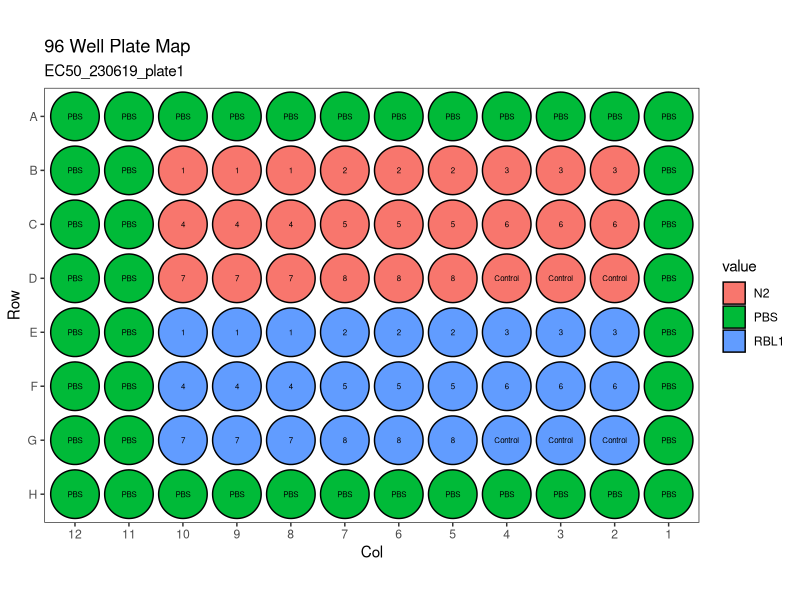

Source code (R):
## ---- chunk 1
library(tidyverse)
library(ggforce)
library(scales)

pbs <- "PBS"
C1 <- "N2"
C2 <- "RBL1"
EC50_ID <- "EC50_230619_plate1"

dil_ID = matrix(c(pbs,pbs,pbs,pbs,pbs,pbs,pbs,pbs,pbs,pbs,pbs,pbs,
                  pbs, "3","3","3","2","2","2","1","1","1",pbs,pbs,
                  pbs,"6","6","6","5","5","5","4","4","4",pbs,pbs,
                  pbs,"Control","Control","Control","8","8","8","7","7","7",pbs,pbs,
                  pbs,"3","3","3","2","2","2","1","1","1",pbs,pbs,
                  pbs,"6","6","6","5","5","5","4","4","4",pbs,pbs,
                  pbs,"Control","Control","Control","8","8","8","7","7","7",pbs,pbs,
                  pbs,pbs,pbs,pbs,pbs,pbs,pbs,pbs,pbs,pbs,pbs,pbs), ncol = 12, nrow = 8, byrow = TRUE)

drug_list = matrix(c(pbs,pbs,pbs,pbs,pbs,pbs,pbs,pbs,pbs,pbs,pbs,pbs,
                     pbs, C1,C1,C1,C1,C1,C1,C1,C1,C1,pbs,pbs,
                     pbs, C1,C1,C1,C1,C1,C1,C1,C1,C1,pbs,pbs,
                     pbs,C1,C1,C1,C1,C1,C1,C1,C1,C1,pbs,pbs,
                     pbs, C2,C2,C2,C2,C2,C2,C2,C2,C2,pbs,pbs,
                     pbs,C2,C2,C2,C2,C2,C2,C2,C2,C2,pbs,pbs,
                     pbs,C2,C2,C2,C2,C2,C2,C2,C2,C2,pbs,pbs,
                     pbs,pbs,pbs,pbs,pbs,pbs,pbs,pbs,pbs,pbs,pbs,pbs), ncol = 12, nrow = 8, byrow = TRUE)



df1 <- as.data.frame(drug_list)
df2 <- as.data.frame(dil_ID)
df1 <- df1 %>% 
  mutate(row = 1:8) %>% 
  pivot_longer(-row, names_to = "col", values_to = "value") %>%
  mutate(col = as.integer(str_remove(col, "V"))) %>%
  mutate(well = paste0(LETTERS[row], col))

df2 <- df2 %>% 
  mutate(row = 1:8) %>% 
  pivot_longer(-row, names_to = "col", values_to = "value") %>%
  mutate(col = as.integer(str_remove(col, "V"))) %>%
  mutate(well = paste0(LETTERS[row], col))

#Plot
p <- ggplot(data = df1) + 
  geom_circle(aes(x0 = col, y0 = row, r = 0.45, fill = value))
p <- p + coord_equal()
p <- p + 
  scale_x_continuous(breaks = 1:12, expand = expansion(mult = c(0.01, 0.01)), trans = reverse_trans()) +
  scale_y_continuous(breaks = 1:8, labels = LETTERS[1:8], expand = expansion(mult = c(0.01, 0.01)), trans = reverse_trans())
p <- p + geom_text(data = df2, aes(x = col, y = row, label = paste0(value)), size = 2,)
p <- p +
  labs(title = "96 Well Plate Map", subtitle = EC50_ID, x = "Col", y = "Row") + 
  theme_bw() + 
  theme(panel.grid.major = element_blank(),
        panel.grid.minor = element_blank())
print(p)

## ---- chunk 2
library(dplyr)
library(kableExtra)
options(scipen = 1, digits = 2)

# Set conditions
drug_name <- "Cyclophosphamide"
initial_concentration <- 20
dilution_factor <- 10
num_dilutions <- 8
concentration_units <- "uM"

library(dplyr)
library(kableExtra)
# Function to calculate serial dilutions and create a table
serial_dilutions_table <- function(drug_name, initial_concentration, dilution_factor, num_dilutions, conc_units) {
  concentrations <- numeric(num_dilutions + 1)
  concentrations[1] <- initial_concentration
  
  # Create a data frame to store the dilution information
  dilution_table <- data.frame(
    Drug = character(num_dilutions + 1),
    Dilution = integer(num_dilutions + 1),
    Concentration = numeric(num_dilutions + 1),
    Units = character(num_dilutions + 1)
  )
  
  for (i in 1:num_dilutions) {
    concentrations[i + 1] <- concentrations[i] / dilution_factor
  }
  
  # Populate the dilution table
  dilution_table$Drug <- drug_name
  dilution_table$Dilution <- c(0:num_dilutions + 1)
  dilution_table$Concentration <- concentrations
  dilution_table$Starting_Concentration <- concentrations / 0.001
  dilution_table$Units <- conc_units
  
  return(dilution_table)
}

dilution_table <- serial_dilutions_table(drug_name, initial_concentration, dilution_factor, num_dilutions, concentration_units)
#Mutated function to out correct scientific notation - I dont know how this works
dilution_table %>% dplyr::mutate_if(is.numeric, funs(as.character(signif(., 3)))) %>%
  kable(.)
